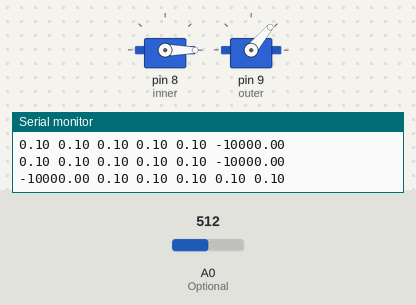
A sketch run on a simulated Arduino Uno, built with avr-gcc and run on an emulated ATmega328P. Parts: 2 × servo, the last lines printed to the serial monitor. Inputs (shaded band) come from the test bench; at power-on: A0 (Optional) = 512.

Above: at 2.1 s.
2.2 s: A0 (Optional) set to 514
At 3.1 s:
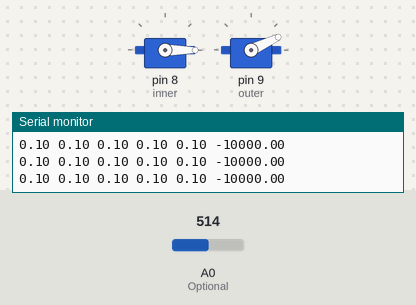
At 4.1 s:
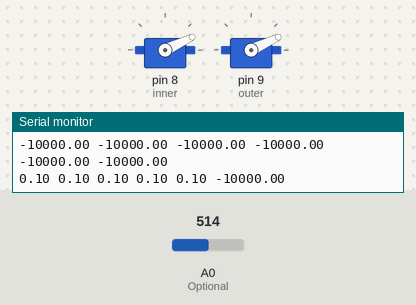
6.5 s: A0 (Optional) set to 716
At 8.7 s:
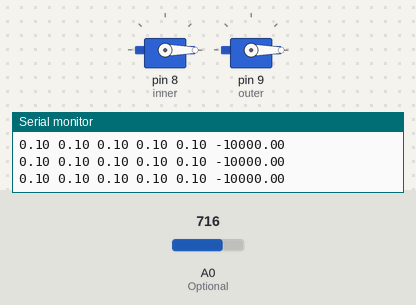
10.5 s: A0 (Optional) set to 306
23.4 s: A0 (Optional) set to 266
Timing chart, 0 to 28.7 s (numbered marks = the images above; inputs shaded):
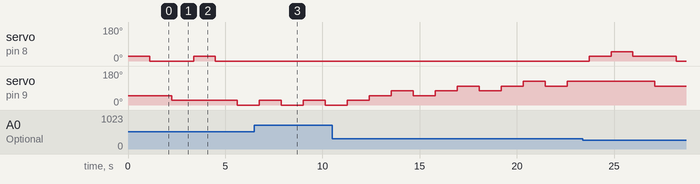

The sketch:

driver.ino
```cpp
#include <Servo.h>

Servo inner; // inner joint
Servo outer; // outer joint

struct state {
  double up;
  double down;
  double left;
  double right;
};

struct ds {
  int o;
  int i;
  double q;
};

state Q[36];
double score = 0;
int current_outer = 0;
int current_inner = 0;

ds current_max;
double old_val;
double pot_val;
double reward;

double discount = .5;
double alpha = .1;

const double WALK_REWARD = -.06;
const int MAX_JOINT_VAL = 6;
const int MIN_JOINT_VAL = 0;

void move(int din, int dout){
  int new_out = current_outer + dout;
  int new_in = current_inner + din;

  if ((new_out >= MIN_JOINT_VAL) && (new_out <= MAX_JOINT_VAL) && (new_in >= MIN_JOINT_VAL) && (new_in <= MAX_JOINT_VAL)){
    current_outer = new_out;
    outer.write(current_outer*25);
    current_inner = new_in;
    inner.write(current_inner*25);
  }
}

ds getMax(int i, int o){
  int z = (i*6) + o;
  ds new_move;
  new_move.q = Q[z].up;
  new_move.i = -1;
  new_move.o = 0;
  Serial.print("UP");
  if (Q[z].down > new_move.q){
    new_move.q = Q[z].down;
    new_move.i = 1;
    new_move.o = 0;
    Serial.print("DOWN");
  }
  if (Q[z].left > new_move.q){
    new_move.q = Q[z].left;
    new_move.i = 0;
    new_move.o = -1;
    Serial.print("LEFT");
  }
  if (Q[z].right > new_move.q){
    new_move.q = Q[z].right;
    new_move.i = 0;
    new_move.o = 1;
    Serial.print("RIGHT");
  }
  return new_move;
}

void update_Q(){
  if (current_max.i == 0){
    if (current_max.o == 1) {
      Q[(current_inner*6)+current_outer].right *= (1 - alpha);
      Q[(current_inner*6)+current_outer].right += alpha + (reward + (discount * current_max.q));
    }
    else {
      Q[(current_inner*6)+current_outer].left *= (1 - alpha);
      Q[(current_inner*6)+current_outer].left += (reward + (discount * current_max.q));
    }
  } else {
    if (current_max.i == -1) {
      Q[(current_inner*6)+current_outer].up *= (1 - alpha);
      Q[(current_inner*6)+current_outer].up += alpha + (reward + (discount * current_max.q));
    }
    if (current_max.i == 1) {
      //Q[(current_inner*6)+current_outer].down *= (1 - alpha);
      Q[(current_inner*6)+current_outer].down += (reward + (discount * current_max.q));
    }
  }

}

void setup() {
  // put your setup code here, to run once:
  inner.attach(8);
  outer.attach(9);
  pinMode(A0, INPUT); //Optional

  for (int i = 0; i < 6; i++){
    for (int j = 0; j < 6; j++) {
      Q[(i*6)+j] = {.1, .1, .1, .1};
      if (i==0) {
        Q[(i*6)+j].up = -10000;
      }
      if (i==5) {
        Q[(i*6)+j].down = -10000;
      }
      if (j==0) {
        Q[(i*6)+j].left = -10000;
      }
      if (j==5) {
        Q[(i*6)+j].right = -10000;
      }
    }
  }
  current_outer = 2;
  current_inner = 2;
  inner.write(2*25);
  outer.write(2*25);

  score = 1;

  Serial.begin(9600); // Starts the serial communication
  Serial.println(Q[15].up);
}


void loop() {
  // Do best action
  current_max = getMax(current_inner, current_outer);
  move(current_max.i, current_max.o);
  delay(200);
  pot_val = analogRead(A0);          //Read and save analog value from potentiometer
  pot_val = map(pot_val, 0, 1023, 0, 255);
  score += WALK_REWARD;
  reward = (pot_val - old_val)/100 + WALK_REWARD;
  old_val = pot_val;
  Serial.print("max q: ");
  Serial.println(current_max.q);

  Serial.print("Pot val: ");
  Serial.println(pot_val);
  Serial.print("Score: ");
  Serial.println(score);
  Serial.println("Q:");
  for (int i = 0; i < 6; i++){
    for (int j = 0; j < 6; j++) {
      Serial.print(Q[(i*6)+j].up);
      Serial.print(" ");
    }
    Serial.println("");
  }
  Serial.println("");
  for (int i = 0; i < 6; i++){
    for (int j = 0; j < 6; j++) {
      Serial.print(Q[(i*6)+j].down);
      Serial.print(" ");
    }
    Serial.println("");
  }
  Serial.println("");
  for (int i = 0; i < 6; i++){
    for (int j = 0; j < 6; j++) {
      Serial.print(Q[(i*6)+j].right);
      Serial.print(" ");
    }
    Serial.println("");
  }
  Serial.println("");
  for (int i = 0; i < 6; i++){
    for (int j = 0; j < 6; j++) {
      Serial.print(Q[(i*6)+j].left);
      Serial.print(" ");
    }
    Serial.println("");
  }

  // Update Q
  current_max = getMax(current_inner, current_outer);
  update_Q();
  delayMicroseconds(20);


  // 55
  // 66


}
```

Measured:
- the behaviour switches between 513 and 514 on A0 (Optional) (found by bisection; images 0 and 1)
- after the input at 2.2 s, servo on pin 8 (inner): 0° → 25° after 1.2 s, → 0° 1.1 s later
